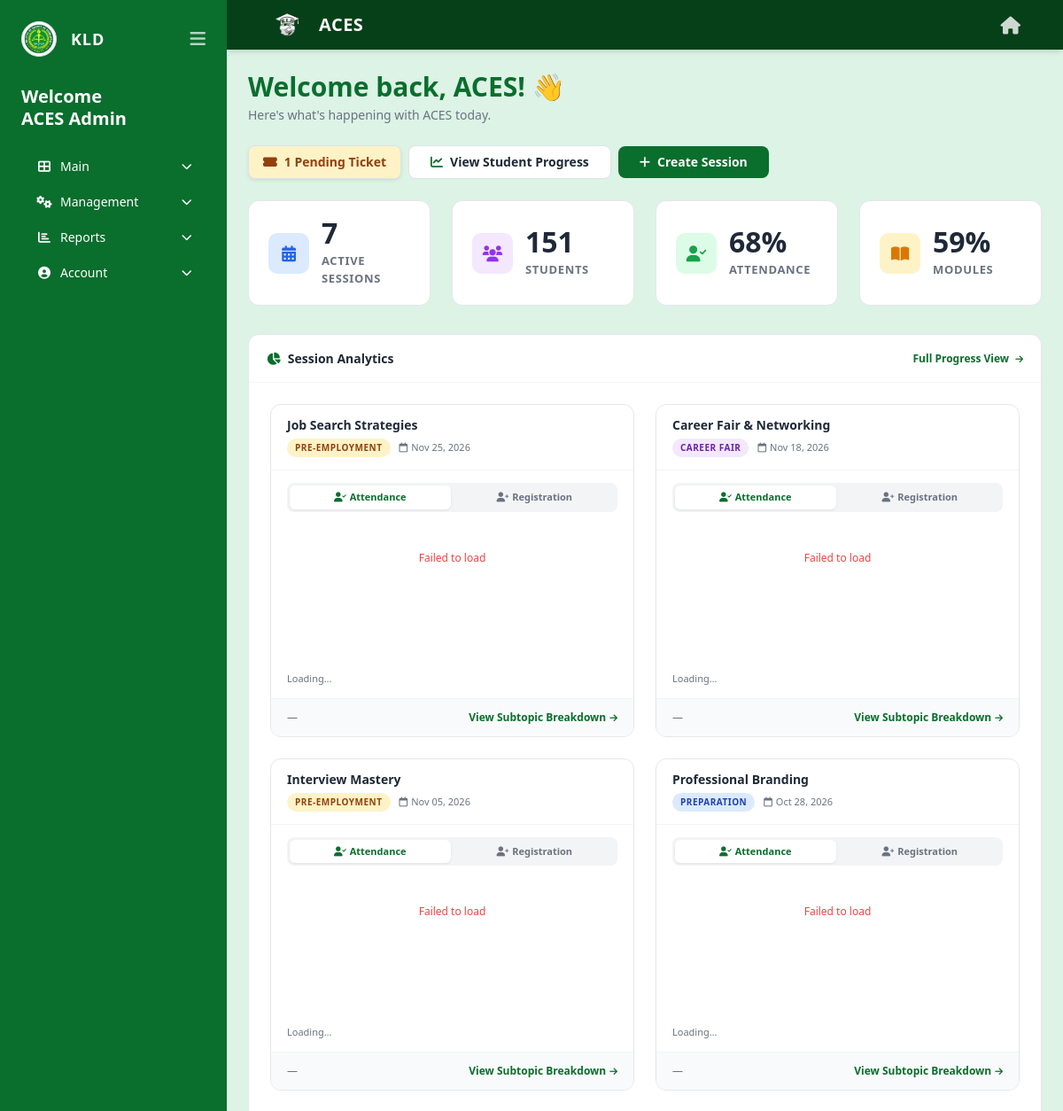
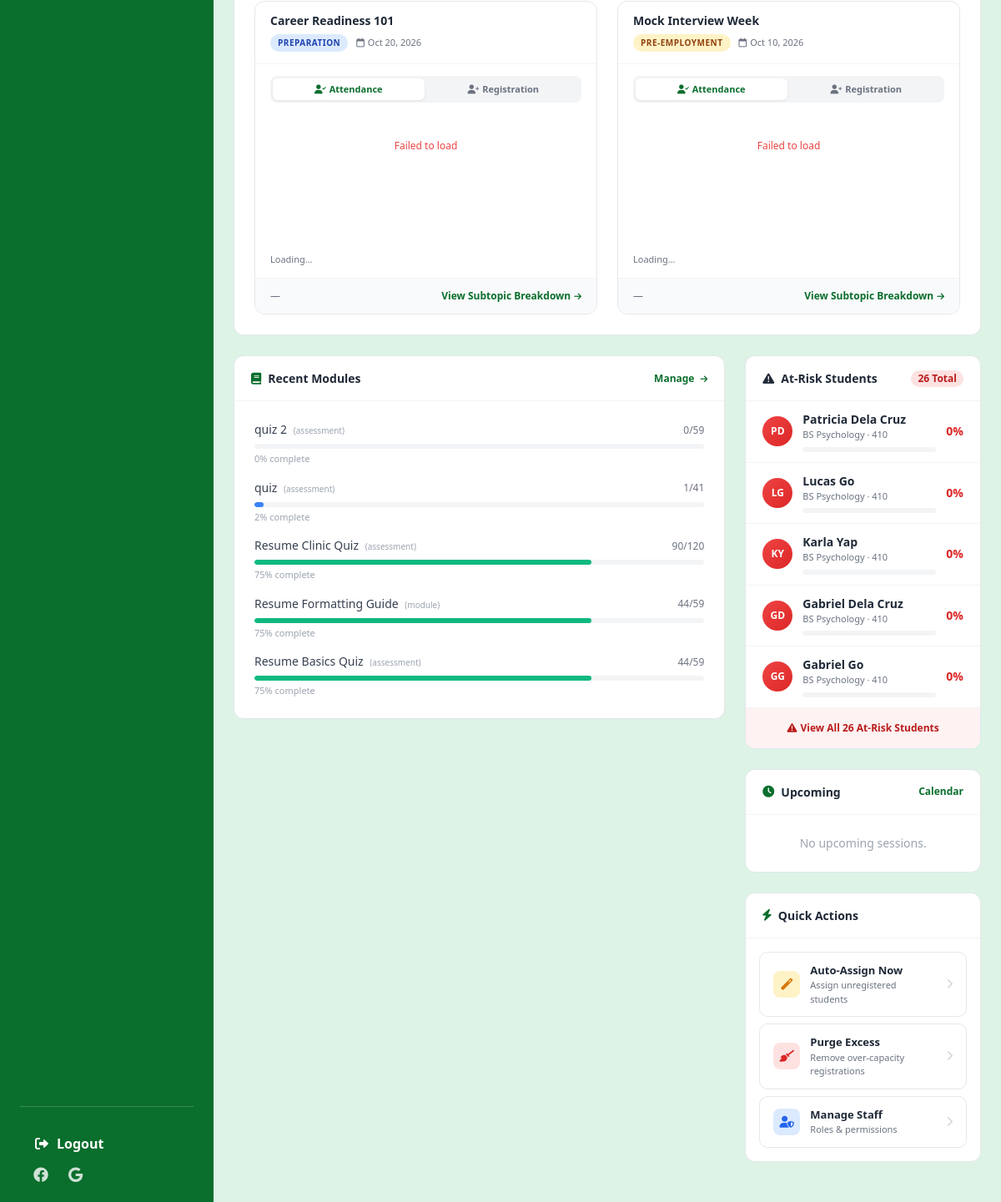
The app's page /staff/dashboard.php (signed in) with its own data (2 pictures, top to bottom).
### tables this page shows
CREATE TABLE `users` (
  `user_id` int(11) NOT NULL,
  `email` varchar(100) NOT NULL,
  `password_hash` varchar(255) NOT NULL,
  `is_verified` tinyint(1) NOT NULL DEFAULT 0,
  `verification_token` varchar(64) DEFAULT NULL,
  `verification_expires` datetime DEFAULT NULL,
  `reset_token` varchar(64) DEFAULT NULL,
  `reset_expires` datetime DEFAULT NULL,
  `full_name` varchar(100) NOT NULL,
  `role` enum('student','staff') NOT NULL,
  `staff_role` varchar(50) DEFAULT NULL,
  `is_active` tinyint(1) NOT NULL DEFAULT 1,
  `created_by` int(11) DEFAULT NULL,
  `created_at` datetime DEFAULT current_timestamp(),
  `pending_email` varchar(255) DEFAULT NULL,
  `email_change_pin` varchar(6) DEFAULT NULL,
  `email_pin_expiry` datetime DEFAULT NULL
);

CREATE TABLE `sessions` (
  `session_id` int(11) NOT NULL,
  `title` varchar(100) NOT NULL,
  `phase` enum('Preparation','Pre-Employment','Career Fair') NOT NULL,
  `date` date NOT NULL,
  `start_time` time NOT NULL,
  `end_time` time NOT NULL,
  `description` text DEFAULT NULL,
  `image_path` varchar(255) DEFAULT NULL,
  `created_by` int(11) NOT NULL,
  `proctor` varchar(100) DEFAULT 'TBA',
  `location` varchar(200) DEFAULT 'TBA',
  `is_deleted` tinyint(1) DEFAULT 0,
  `allow_multiple` tinyint(1) NOT NULL DEFAULT 0
);

CREATE TABLE `modules` (
  `module_id` int(11) NOT NULL,
  `subtopic_id` int(11) NOT NULL,
  `title` varchar(200) NOT NULL,
  `description` text DEFAULT NULL,
  `due_date` date DEFAULT NULL,
  `created_by` int(11) NOT NULL,
  `created_at` datetime DEFAULT current_timestamp(),
  `type` enum('module','assessment') NOT NULL DEFAULT 'module',
  `content` text DEFAULT NULL,
  `is_deleted` tinyint(1) DEFAULT 0,
  `updated_at` datetime DEFAULT NULL ON UPDATE current_timestamp()
);

CREATE TABLE `students` (
  `student_id` varchar(50) NOT NULL,
  `user_id` int(11) NOT NULL,
  `section` varchar(50) NOT NULL,
  `program` varchar(100) NOT NULL,
  `middle_name` varchar(50) DEFAULT NULL,
  `suffix` varchar(10) DEFAULT NULL,
  `telephone` varchar(20) DEFAULT NULL,
  `mobile` varchar(20) DEFAULT NULL,
  `username` varchar(50) DEFAULT NULL,
  `is_deleted` tinyint(1) DEFAULT 0
);

### staff/dashboard.php (the view, shortened to what the rows shown need)
<?php
require_once __DIR__ . '/../includes/auth.php';
$stmt = $pdo->prepare("SELECT full_name FROM users WHERE user_id = ?");
$stmt->execute([$_SESSION['user_id']]);
$staff = $stmt->fetch();
$staff_name = $staff['full_name'] ?? 'Staff';
$first_name = explode(' ', trim($staff_name))[0];
$sessions_for_charts = $pdo->query("
    SELECT session_id, title, phase, date
    FROM sessions
    WHERE is_deleted = 0
    ORDER BY date DESC, title
    LIMIT 6
")->fetchAll();
$at_risk_students_raw = $pdo->query("
    SELECT
        s.student_id, s.program, s.section, u.full_name,
        (SELECT COUNT(*) FROM registrations r
            JOIN subtopics sub ON r.subtopic_id = sub.subtopic_id AND sub.is_deleted = 0
            JOIN sessions sess ON sub.session_id = sess.session_id AND sess.is_deleted = 0
            WHERE r.student_id = s.student_id AND r.status IN ('assigned','auto_assigned')) AS sub_total,
        (SELECT COUNT(DISTINCT a.subtopic_id) FROM attendance a
            JOIN subtopics sub ON a.subtopic_id = sub.subtopic_id AND sub.is_deleted = 0
            JOIN sessions sess ON sub.session_id = sess.session_id AND sess.is_deleted = 0
            WHERE a.student_id = s.student_id AND a.attendance_status = 'present' AND a.is_deleted = 0) AS sub_done,
        (SELECT COUNT(*) FROM registrations r
            JOIN subtopics sub ON r.subtopic_id = sub.subtopic_id AND sub.is_deleted = 0
            JOIN sessions sess ON sub.session_id = sess.session_id AND sess.is_deleted = 0
            JOIN modules m ON m.subtopic_id = sub.subtopic_id AND m.is_deleted = 0
            WHERE r.student_id = s.student_id AND r.status IN ('assigned','auto_assigned')) AS mod_total,
        (SELECT COUNT(DISTINCT smp.module_id) FROM student_module_progress smp
            JOIN modules m ON smp.module_id = m.module_id AND m.is_deleted = 0
            JOIN subtopics sub ON m.subtopic_id = sub.subtopic_id AND sub.is_deleted = 0
            JOIN sessions sess ON sub.session_id = sess.session_id AND sess.is_deleted = 0
            JOIN registrations r ON r.subtopic_id = sub.subtopic_id AND r.status IN ('assigned','auto_assigned')
            WHERE smp.student_id = s.student_id AND smp.completed = 1 AND r.student_id = s.student_id) AS mod_done
    FROM students s
    JOIN users u ON s.user_id = u.user_id
    WHERE s.is_deleted = 0
")->fetchAll();
$at_risk_students = [];
foreach ($at_risk_students_raw as $s) {
    $total = $s['sub_total'] + $s['mod_total'];
    $done = $s['sub_done'] + $s['mod_done'];
    $s['progress_pct'] = 0;
    $s['initials'] = strtoupper(implode('', array_map(fn($w) => $w[0] ?? '', array_slice(explode(' ', $s['full_name']), 0, 2))));
    if ($total > 0) {
        $s['progress_pct'] = round(($done / $total) * 100);
        if ($s['progress_pct'] < 50) {
            $at_risk_students[] = $s;
        }
    }
}
usort($at_risk_students, function($a, $b) {
    return $a['progress_pct'] <=> $b['progress_pct'];
});
$at_risk_students = array_slice($at_risk_students, 0, 5);
$modules_summary = $pdo->query("
    SELECT
        m.module_id, m.title, m.type,
        COUNT(DISTINCT CASE WHEN stu.is_deleted = 0 THEN r.student_id END) AS student_count,
        COUNT(DISTINCT CASE WHEN sp.completed = 1 AND stu.is_deleted = 0 THEN sp.student_id END) AS completed_count
    FROM modules m
    LEFT JOIN subtopics st ON st.subtopic_id = m.subtopic_id AND st.is_deleted = 0
    LEFT JOIN sessions ss ON st.session_id = ss.session_id AND ss.is_deleted = 0
    LEFT JOIN registrations r ON r.subtopic_id = st.subtopic_id AND r.status IN ('assigned','auto_assigned')
    LEFT JOIN students stu ON r.student_id = stu.student_id
    LEFT JOIN student_module_progress sp ON sp.module_id = m.module_id AND sp.student_id = r.student_id
    WHERE m.is_deleted = 0
    GROUP BY m.module_id
    ORDER BY m.created_at DESC
    LIMIT 5
")->fetchAll();
?>
<!DOCTYPE html>
<html lang="en" class="h-full">
<head>
    <link href="https://cdn.jsdelivr.net/npm/bootstrap@5.3.0/dist/css/bootstrap.min.css" rel="stylesheet">
    <link rel="stylesheet" href="../assets/css/tailwind.css">
    <link rel="stylesheet" href="https://cdnjs.cloudflare.com/ajax/libs/font-awesome/6.0.0/css/all.min.css">
</head>
<body class="bg-[#dcf3e6] h-screen flex flex-col md:flex-row overflow-hidden">
<?php include '../includes/staff_sidebar.php'; ?>
<div class="flex-1 flex flex-col overflow-hidden">
    <main class="flex-1 p-4 md:p-8 overflow-y-auto no-scrollbar">
        <div class="flex flex-wrap items-center justify-between gap-4 mb-6 fade-in">
            <div>
                <h1 class="text-2xl md:text-3xl font-bold text-[#0a6e2d]">Welcome back, <?= htmlspecialchars($first_name) ?>! 👋</h1>
                <p class="text-sm text-gray-500 mt-1">Here's what's happening with ACES today.</p>
            </div>
        </div>
        <div class="panel mb-6 fade-in">
            <?php if (empty($sessions_for_charts)): ?>
                <div class="p-12 text-center text-gray-400">
                    <i class="fas fa-chart-pie text-4xl mb-3"></i>
                    <p>No sessions to analyze yet.</p>
                </div>
            <?php else: ?>
                <div class="p-4">
                    <div class="grid grid-cols-1 md:grid-cols-2 xl:grid-cols-3 gap-4" id="analyticsGrid">
                        <?php foreach ($sessions_for_charts as $sess):
                            $phaseKey = str_replace(' ', '-', $sess['phase']);
                        ?>
                            <div class="analytics-card fade-in"
                                 data-session-id="<?= $sess['session_id'] ?>"
                                 data-title="<?= htmlspecialchars($sess['title']) ?>"
                                 data-phase="<?= htmlspecialchars($sess['phase']) ?>">
                                <div class="analytics-header">
                                    <div class="analytics-title"><?= htmlspecialchars($sess['title']) ?></div>
                                    <div class="analytics-meta">
                                        <span class="phase-badge phase-<?= $phaseKey ?>"><?= htmlspecialchars($sess['phase']) ?></span>
                                        <span><i class="far fa-calendar mr-1"></i><?= date('M d, Y', strtotime($sess['date'])) ?></span>
                                    </div>
                                </div>
                                <div class="chart-tabs">
                                    <button class="chart-tab active" data-tab="attendance" data-session="<?= $sess['session_id'] ?>">
                                        <i class="fas fa-user-check mr-1"></i>Attendance
                                    </button>
                                    <button class="chart-tab" data-tab="registration" data-session="<?= $sess['session_id'] ?>">
                                        <i class="fas fa-user-plus mr-1"></i>Registration
                                    </button>
                                </div>
                                <div class="chart-canvas-wrap">
                                </div>
                                <div class="chart-legend" id="legend-<?= $sess['session_id'] ?>">
                                    <div class="legend-item text-xs text-gray-400">
                                        <span>Loading…</span>
                                    </div>
                                </div>
                                <div class="analytics-footer">
                                    <span class="text-xs text-gray-500" id="total-<?= $sess['session_id'] ?>">
                                        —
                                    </span>
                                    <button class="btn-view-detail"
                                            data-session-id="<?= $sess['session_id'] ?>"
                                            data-title="<?= htmlspecialchars($sess['title']) ?>"
                                            data-phase="<?= htmlspecialchars($sess['phase']) ?>">
                                        View Subtopic Breakdown <i class="fas fa-arrow-right text-[10px]"></i>
                                    </button>
                                </div>
                            </div>
                        <?php endforeach; ?>
                    </div>
                </div>
            <?php endif; ?>
        </div>
        <div class="grid grid-cols-1 lg:grid-cols-3 gap-6 mb-6">
            <div class="lg:col-span-2 space-y-6">
                <div class="panel fade-in">
                    <div class="p-4">
                        <?php if (empty($modules_summary)): ?>
                            <div class="text-center py-8 text-gray-400">
                                <i class="fas fa-book text-3xl mb-2"></i>
                                <p class="text-sm">No modules created yet.</p>
                                <a href="modules.php" class="text-xs text-[#0a6e2d] font-semibold hover:underline mt-2 inline-block">
                                    Create your first module →
                                </a>
                            </div>
                        <?php else: ?>
                            <div class="space-y-4">
                                <?php foreach ($modules_summary as $m):
                                    $pct = $m['pct'];
                                    $color = $pct >= 75 ? 'green' : ($pct >= 40 ? 'amber' : 'blue');
                                ?>
                                    <div>
                                        <div class="flex items-center justify-between text-sm mb-1.5">
                                            <span class="font-medium text-gray-700 truncate pr-2">
                                                <?= htmlspecialchars($m['title']) ?>
                                                <span class="text-[10px] text-gray-400 font-normal ml-1">
                                                    (<?= $m['type'] ?>)
                                                </span>
                                            </span>
                                            <span class="text-xs text-gray-500 whitespace-nowrap">
                                                <?= (int)$m['completed_count'] ?>/<?= (int)$m['student_count'] ?>
                                            </span>
                                        </div>
                                        <div class="progress-track">
                                            <div class="progress-fill <?= $color ?>" style="width: <?= $pct ?>%"></div>
                                        </div>
                                        <div class="text-[11px] text-gray-400 mt-1"><?= $pct ?>% complete</div>
                                    </div>
                                <?php endforeach; ?>
                            </div>
                        <?php endif; ?>
                    </div>
                </div>
            </div>
            <div class="space-y-6">
                <div class="panel fade-in">
                    <?php if (empty($at_risk_students)): ?>
                        <div class="text-center py-8 text-gray-400">
                            <i class="fas fa-check-circle text-3xl text-green-400 mb-2"></i>
                            <p class="text-sm">Everyone is on track! 🎉</p>
                        </div>
                    <?php else: ?>
                        <div>
                            <?php foreach ($at_risk_students as $ar):
                                $pct = $ar['progress_pct'];
                            ?>
                                <div class="at-risk-row">
                                    <div class="at-risk-avatar"><?= $ar['initials'] ?></div>
                                    <div class="flex-1 min-w-0">
                                        <div class="text-sm font-semibold text-gray-800 truncate">
                                            <?= htmlspecialchars($ar['full_name']) ?>
                                        </div>
                                        <div class="text-[11px] text-gray-500 truncate">
                                            <?= htmlspecialchars($ar['program']) ?> · <?= htmlspecialchars($ar['section']) ?>
                                        </div>
                                        <div class="progress-track mt-1.5">
                                        </div>
                                    </div>
                                    <div class="text-sm font-bold text-red-600 whitespace-nowrap"><?= $pct ?>%</div>
                                </div>
                            <?php endforeach; ?>
                        </div>
                    <?php endif; ?>
                </div>
            </div>
        </div>
    </main>
</div>
</body>
</html>

### includes/staff_sidebar.php (shortened to what the rows shown need)
<aside id="staffSidebar" class="hidden md:flex w-64 bg-[#0a6e2d] text-white flex-col p-4 shrink-0 h-screen sticky top-0 transition-all duration-300 overflow-y-auto">
    <div>
        <div class="mb-6 sidebar-text">
            <h2 class="text-xl font-bold leading-tight">Welcome<br><?= htmlspecialchars($staff_name) ?></h2>
        </div>
    </div>
</aside>

### records on screen
users: full_name "ACES Admin", full_name "ACES"
sessions: title "Job Search Strategies", phase "PRE-EMPLOYMENT", date "Nov 25, 2026"
sessions: title "Career Fair & Networking", phase "CAREER FAIR", date "Nov 18, 2026"
sessions: title "Interview Mastery", phase "PRE-EMPLOYMENT", date "Nov 05, 2026"
sessions: title "Professional Branding", phase "PREPARATION", date "Oct 28, 2026"
sessions: title "Career Readiness 101", phase "PREPARATION", date "Oct 20, 2026"
sessions: title "Mock Interview Week", phase "PRE-EMPLOYMENT", date "Oct 10, 2026"
modules: title "quiz 2", type "assessment", completed_count "0", student_count "59", pct "0"
modules: title "quiz", type "assessment", completed_count "1", student_count "41", pct "2"
modules: title "Resume Clinic Quiz", type "assessment", completed_count "90", student_count "120", pct "75"
modules: title "Resume Formatting Guide", type "module", completed_count "44", student_count "59", pct "75"
modules: title "Resume Basics Quiz", type "assessment", completed_count "44", student_count "59", pct "75"
students: initials "PD", full_name "Patricia Dela Cruz", program "BS Psychology", section "410", pct "0"
students: initials "LG", full_name "Lucas Go", program "BS Psychology", section "410", pct "0"
students: initials "KY", full_name "Karla Yap", program "BS Psychology", section "410", pct "0"
students: initials "GD", full_name "Gabriel Dela Cruz", program "BS Psychology", section "410", pct "0"
students: initials "GG", full_name "Gabriel Go", program "BS Psychology", section "410", pct "0"

### other values on screen
$pending_tickets "1"
$active_sessions "7"
$total_students "151"
$overall_att_pct "68"
$overall_mod_pct "59"
$total_at_risk "26"
